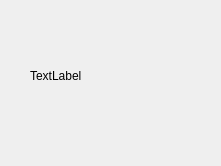
<?xml version="1.0" encoding="UTF-8"?>
<ui version="4.0">
 <class>warn</class>
 <widget class="QDialog" name="warn">
  <property name="geometry">
   <rect>
    <x>0</x>
    <y>0</y>
    <width>221</width>
    <height>166</height>
   </rect>
  </property>
  <property name="windowTitle">
   <string>Dialog</string>
  </property>
  <widget class="QLabel" name="warnlb">
   <property name="geometry">
    <rect>
     <x>30</x>
     <y>30</y>
     <width>141</width>
     <height>91</height>
    </rect>
   </property>
   <property name="text">
    <string>TextLabel</string>
   </property>
  </widget>
 </widget>
 <resources/>
 <connections/>
</ui>
